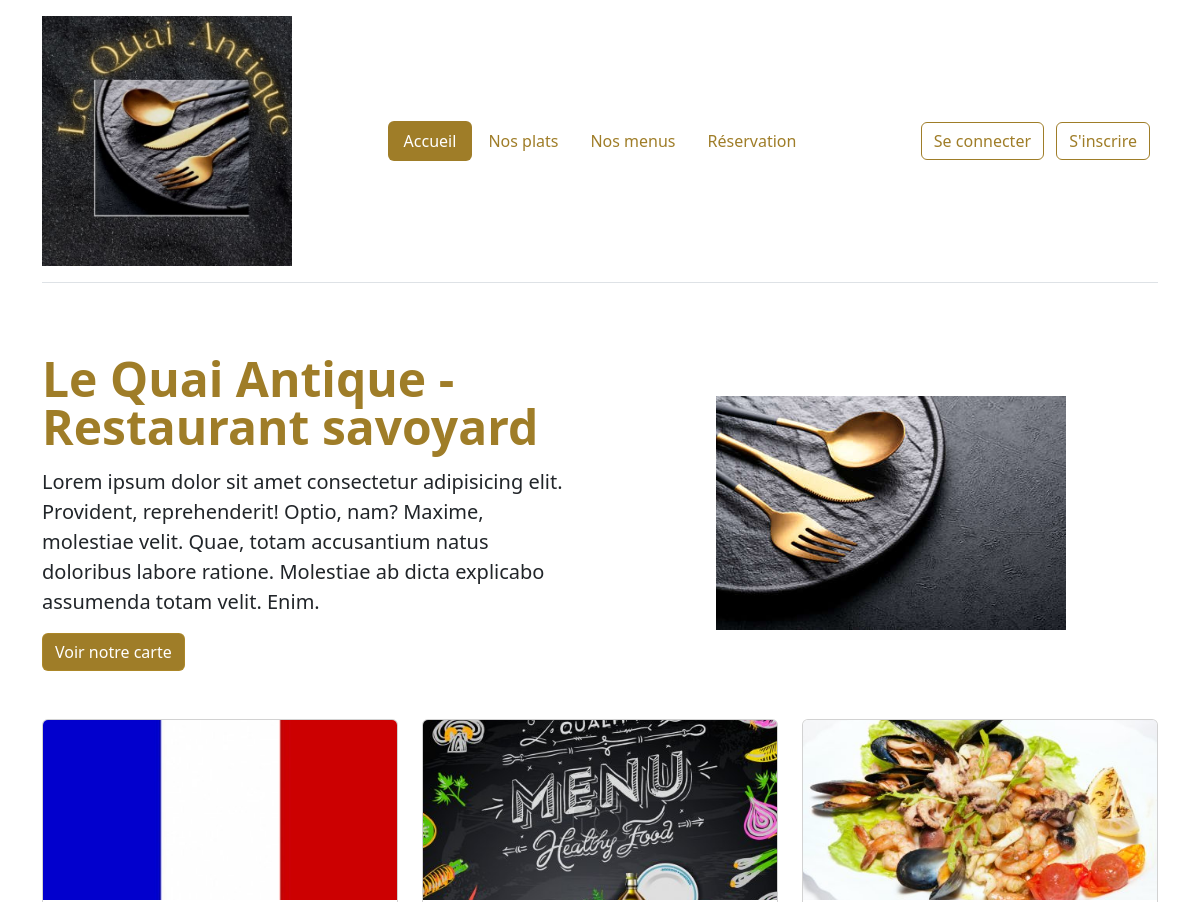
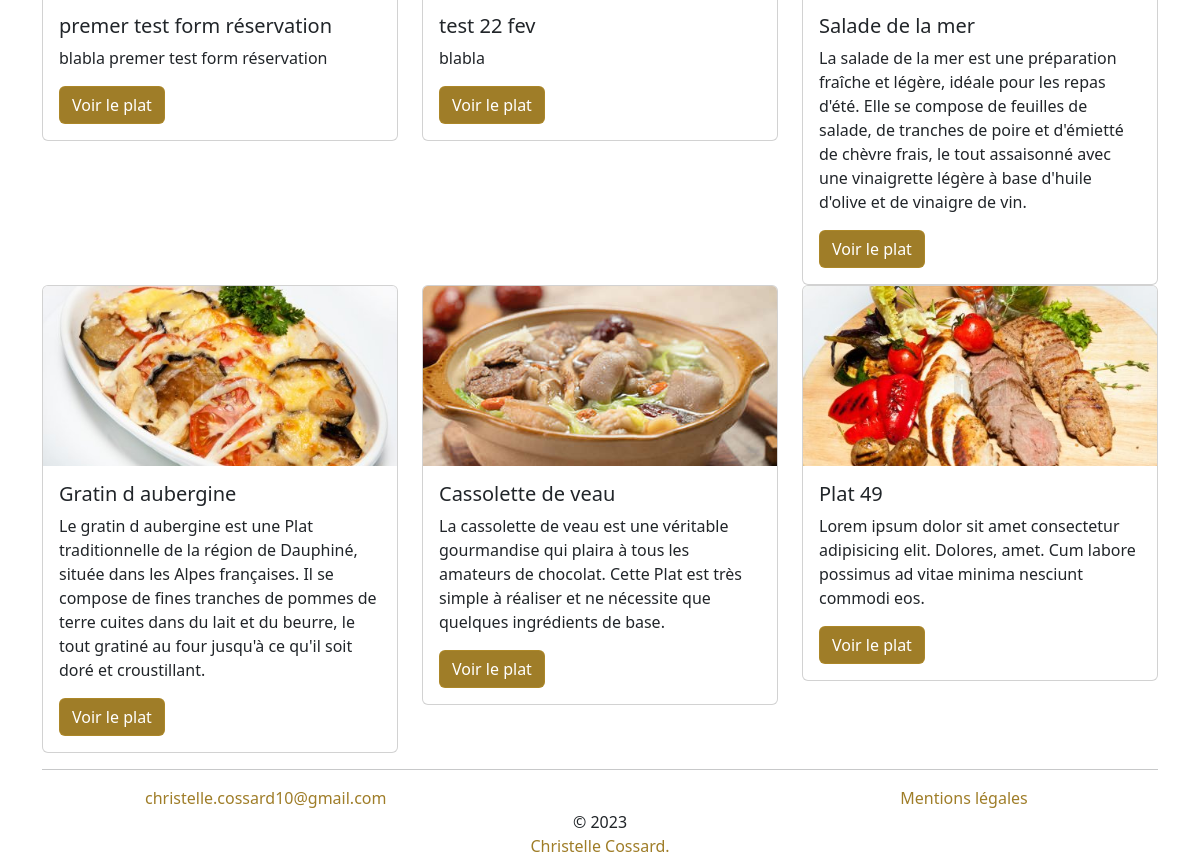
The page / on the database its author committed (2 pictures, top to bottom).
### tables this page shows
CREATE TABLE IF NOT EXISTS `dishes` (
  `id` int(11) NOT NULL AUTO_INCREMENT,
  `category_id` int(11) NOT NULL,
  `title` varchar(255) NOT NULL,
  `description` text NOT NULL,
  `ingredients` text NOT NULL,
  `instructions` text NOT NULL,
  `image` varchar(255) DEFAULT NULL,
  PRIMARY KEY (`id`),
  KEY `category_id` (`category_id`)
);

### lib/config.php (called while the page is built, shortened)
<?php
  $mainMenu = [
    'index.php' => 'Accueil',
    'plats.php' => 'Nos plats',
    'menus.php' => 'Nos menus',
    'reservation.php' => 'Réservation'
  ];

### lib/dish.php (called while the page is built, shortened)
<?php
function getDishImage (string|null $image){
    if ($image == null) {
         return _ASSETS_IMAGES_FOLDER_.'dish_default.jpg';
    } else {
        return _DISHES_IMG_PATH_ . $image;
    }
    }
    function getDishes(PDO $pdo, int $limit = null) {
        $sql = 'SELECT * FROM dishes ORDER BY id DESC';
        if ($limit) {
            $sql .= ' LIMIT :limit';
        }
        $query = $pdo->prepare($sql);
        if ($limit) {
            $query->bindParam(':limit', $limit, PDO::PARAM_INT);
        }
        $query->execute();
        return $query->fetchAll();
    }

### templates/dish_partial.php (the view)
<div class="col-md-4">
    <div class="card">
    <img src="<?= getDishImage($dish['image']); ?>" class="card-img-top" alt="<?= $dish['title']; ?>">
        <div class="card-body">
            <h5 class="card-title"><?= $dish['title']; ?></h5>
            <p class="card-text"><?= $dish['description']; ?></p>
            <a href="plat.php?id=<?=$dish['id']; ?>" class="btn btn-primary">Voir le plat</a>
        </div>
    </div>
</div>

### templates/header.php (shortened to what this page needs)
<?php
  require_once('lib/config.php');
  $currentPage = basename($_SERVER['SCRIPT_NAME']);
?>
<!DOCTYPE html>
<html lang="fr">
<head>
  <link href="https://cdn.jsdelivr.net/npm/bootstrap@5.3.0-alpha1/dist/css/bootstrap.min.css" rel="stylesheet">
  <link rel="stylesheet" href="css/style1.css">
</head>
<body>
  <div class="container">
    <header class="d-flex flex-wrap align-items-center justify-content-center justify-content-md-between py-3 mb-4 border-bottom">
      <a href="index.php" class="d-flex align-items-center col-md-3 mb-2 mb-md-0 text-dark text-decoration-none">
        <img src="images/logo-quai-antique.jpg" alt="Logo cocoweb10" width="250">
      </a>
      <ul class="nav col-12 col-md-auto mb-2 justify-content-center mb-md-0 nav nav-pills">
        <?php foreach ($mainMenu as $key => $value) { ?>
          <li class="nav-item"><a href="<?=$key; ?>" class="nav-link <?php if ($currentPage === $key) { echo 'active'; } ?>"><?=$value ;?></a></li>
        <?php } ?>
      </ul>
      <div class="col-md-3 text-end">
      <?php if(!isset($_SESSION['user'])) { ?>
        <a href="login.php" class="btn btn-outline-primary me-2">Se connecter</a>
        <a href="inscription.php" class="btn btn-outline-primary me-2">S'inscrire</a>
        <?php } else { ?>
          <a href="administration.php" class="btn btn-primary">Administration</a>
          <a href="logout.php" class="btn btn-primary">Se déconnecter</a>
        <?php } ?>
      </div>
        </header>

### index.php
<?php
  require_once('templates/header.php');
  require_once('lib/dish.php');
   $dishes = getDishes($pdo, _HOME_DISHES_LIMIT_);
?>
<div class="row flex-lg-row-reverse align-items-center g-5 py-5">
      <div class="col-10 col-sm-8 col-lg-6">
        <img src="images/bandeau.jpg" class="d-block mx-lg-auto img-fluid" alt="Logo Cuisinea" width="350" loading="lazy">
      </div>
      <div class="col-lg-6">
        <h1 class="display-5 fw-bold lh-1 mb-3">Le Quai Antique - Restaurant savoyard</h1>
        <p class="lead">Lorem ipsum dolor sit amet consectetur adipisicing elit. Provident, reprehenderit! Optio, nam? Maxime, molestiae velit. Quae, totam accusantium natus doloribus labore ratione. Molestiae ab dicta explicabo assumenda totam velit. Enim.</p>
        <div class="d-grid gap-2 d-md-flex justify-content-md-start">
          <a href="plats.php" class="btn btn-primary">Voir notre carte</a>
        </div>
      </div>
    </div>
<div class="row">
<?php foreach ($dishes as $key => $dish) {
        include('templates/dish_partial.php');
      } ?>
  </div>
<?php
require_once('templates/footer.php');
?>

### templates/footer.php
<hr>
<footer>
        <div class="container-fluid">
            <div class="row footer">
                <div class="d-flex justify-content-center">
                    <div class="col-2">
                        <ul class="list-unstyled text-center">
                            <li><a class="nav-link" href="mailto:christelle.cossard10@gmail.com<">christelle.cossard10@gmail.com</a></li>
                        </ul>
                    </div>
                    <div class="col-6 text-center copyright">
                        <br>
                        © 2023
		  <a class="nav-link" href="http://cocoweb10.fr/" target="_blank"> Christelle Cossard.</a>
                    </div>
                    <div class="col-2">
                        <ul class="list-unstyled text-center">
                            <li><a class="nav-link" href="legal.php">Mentions légales</a></li>
                      </ul>
                    </div>
                </div>
            </div>
        </div>
</footer>
  </div>

### css/style1.css (style rules this page uses)
:root { --primary: #9f7d28; --secondary: #b18a28c8; --success: #28a745; --danger: #dc3545; --warning: #e8ad19; --info: #17a2b8; --light: #f8f9fa; --dark: #343a40; --bs-nav-link-color: var(--primary); --bs-link-color: var(--primary); --bs-link-hover-color: var(--secondary); }
.btn-primary { --bs-btn-color: #fff; --bs-btn-bg: var(--primary); --bs-btn-border-color: var(--secondary); --bs-btn-hover-color: #fff; --bs-btn-hover-bg: #b18a28c8; --bs-btn-hover-border-color: var(--secondary); --bs-btn-focus-shadow-rgb: 49,132,253; --bs-btn-active-color: #fff; --bs-btn-active-bg: #9f7d28; --bs-btn-active-border-color: var(--secondary); --bs-btn-active-shadow: inset 0 3px 5px rgba(0, 0, 0, 0.125); --bs-btn-disabled-color: #fff; --bs-btn-disabled-bg: #4f4f4f; --bs-btn-disabled-border-color: #343434; }
.btn-outline-primary { --bs-btn-color: var(--primary); --bs-btn-border-color: var(--primary); --bs-btn-hover-color: #fff; --bs-btn-hover-bg: var(--secondary); --bs-btn-hover-border-color: var(--primary); --bs-btn-focus-shadow-rgb: 13,110,253; --bs-btn-active-color: #fff; --bs-btn-active-bg: var(--primary); --bs-btn-active-border-color: var(--primary); --bs-btn-active-shadow: inset 0 3px 5px rgba(0, 0, 0, 0.125); --bs-btn-disabled-color: var(--primary); --bs-btn-disabled-bg: transparent; --bs-btn-disabled-border-color: var(--primary); --bs-gradient: none; }
.nav-pills { --bs-nav-pills-border-radius: 0.375rem; --bs-nav-pills-link-active-color: #fff; --bs-nav-pills-link-active-bg: var(--primary); }
h1 { color: var(--primary); }
.card-img-top { width: 100%; height: 15vw; object-fit: cover; }

### rows shown on the page
dishes: image (picture), title "premer test form réservation", description "blabla premer test form réservation"
dishes: image (picture), title "test 22 fev", description "blabla"
dishes: image (picture), title "Salade de la mer", description "La salade de la mer est une préparation fraîche et légère, idéale pour les repas d'été. Elle se compose de feuilles de salade, de tranches de poire et d'émietté de chèvre frais, le tout assaisonné avec une vinaigrette légère à base d'huile d'olive et de vinaigre de vin."
dishes: image (picture), title "Gratin d aubergine", description "Le gratin d aubergine est une Plat traditionnelle de la région de Dauphiné, située dans les Alpes françaises. Il se compose de fines tranches de pommes de terre cuites dans du lait et du beurre, le tout gratiné au four jusqu'à ce qu'il soit doré et croustillant."
dishes: image (picture), title "Cassolette de veau", description "La cassolette de veau est une véritable gourmandise qui plaira à tous les amateurs de chocolat. Cette Plat est très simple à réaliser et ne nécessite que quelques ingrédients de base."
dishes: shows a picture, title "Plat 49", description "Lorem ipsum dolor sit amet consectetur adipisicing elit. Dolores, amet. Cum labore possimus ad vitae minima nesciunt commodi eos."

### other values the page prints
$value "Accueil"
$value "Nos plats"
$value "Nos menus"
$value "Réservation"
